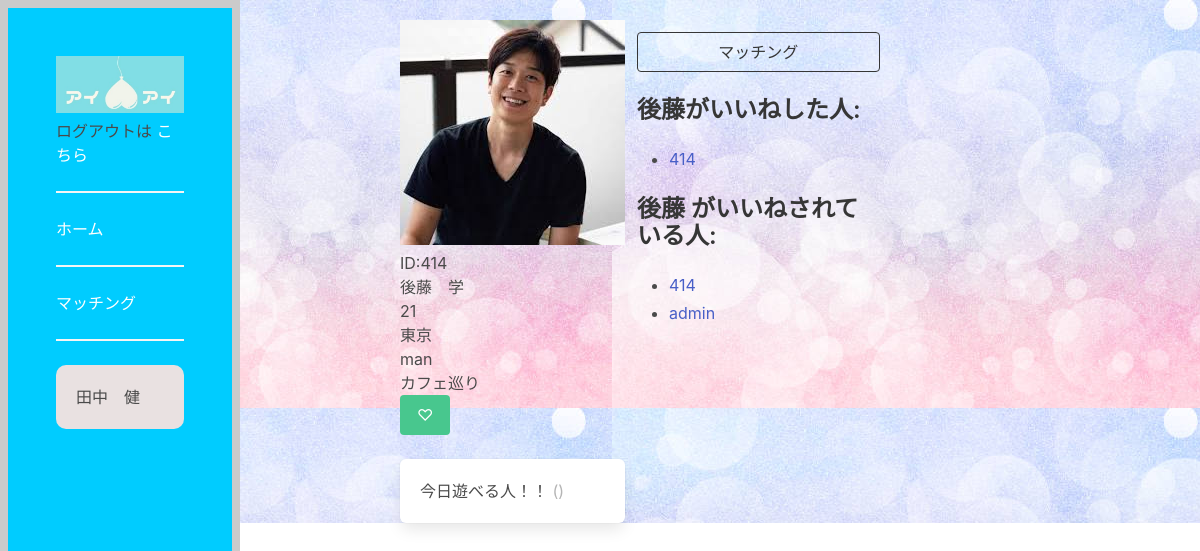
Screenshot of /profile/28 (signed in) with the database file from the repository.
### dwitter/models.py (models this page shows, shortened)
class Account(models.Model):
    user = models.OneToOneField(User, on_delete=models.CASCADE)
    last_name = models.CharField(max_length=100)
    first_name = models.CharField(max_length=100)
    account_image = models.ImageField(upload_to="",blank=True)
    category = models.CharField(
        max_length=100,
        choices = CATEGORY,
    )
    area = models.CharField(max_length=100)
    age = models.CharField(max_length=100)
    hobby = models.CharField(max_length=100)

class Profile(models.Model):
    user = models.OneToOneField(User, on_delete=models.CASCADE)
    follows = models.ManyToManyField(
        "self",
        related_name = "followed_by",
        symmetrical= False,
        blank=True
    )
    def __str__(self):
        return self.user.username

class Dweet(models.Model):
    user = models.ForeignKey(
        User, related_name="dweets", on_delete=models.DO_NOTHING
    )
    body = models.CharField(max_length=140)
    created = models.DateTimeField(auto_now_add=True)

### dwitter/views.py (the view, shortened to what this page needs)
# urls.py: path("profile/<int:pk>", views.profile, name="profile"),
@login_required
def profile(request, pk):
    if not hasattr(request.user, 'profile'):
        missing_profile = Profile(user=request.user)
        missing_profile.save()
    profile = Profile.objects.get(pk=pk)
    return render(request, "dwitter/profile.html", {"profile": profile})

### dwitter/templates/dwitter/profile.html (shortened to what this page needs)
{% extends 'base.html' %}
{% block content %}
<div class="flex">
<div class="x">
    <div class="block">
    <div>
        <img src="{{ profile.user.account.account_image.url}}" alt="{{ account.account_image}}" class="card-img-top">
        <p>ID:{{profile.user.username}}</p>
        <p>{{profile.user.account.last_name}}　{{profile.user.account.first_name}}</p>
        <p>{{profile.user.account.age}}</p>
        <p>{{profile.user.account.area}}</p>
        <p>{{profile.user.account.category}}</p>
        <p>{{profile.user.account.hobby}}</p>
    </div>
    <form method="post">
        <div class="buttons has-addons">
        {% if profile in user.profile.follows.all %}
            <button class="button is-danger"
                    name="follow"
                    value="unfollow">
                    💛
            </button>
        {% else %}
            <button class="button is-success"
                    name="follow"
                    value="follow">
                ♡
            </button>
        {% endif %}
        </div>
    </form>
    </div>
    <div class="content">
        {% for dweet in profile.user.dweets.all %}
        <div class="box">
                {{ dweet.body }}
                <span class="is-small has-text-grey-light">
                    ({{ dweet.created_at }})
                </span>
            </div>
        {% endfor %}
    </div>
</div>
<div class="column is-one-third">
    <div class="block">
        <a href="{% url 'profile_list' %}">
            <button class="button is-dark is-outlined is-fullwidth">
                マッチング
            </button>
        </a>
    </div>
    <div class="block">
        <h3 class="title is-4">
            {{profile.user.account.last_name}}がいいねした人:
        </h3>
        <div class="content">
            <ul>
            {% for following in profile.follows.all %}
                <li>
                    <a href="{% url 'profile' following.id %} ">
                        {{ following }}
                    </a>
                </li>
            {% endfor %}
            </ul>
        </div>
    </div>
    <div class="block">
        <h3 class="title is-4">
            {{profile.user.account.last_name}} がいいねされている人:
        </h3>
        <div class="content">
            <ul>
            {% for follower in profile.followed_by.all %}
                <li>
                    <a href="{% url 'profile' follower.id %} ">
                        {{ follower }}
                    </a>
                </li>
            {% endfor %}
            </ul>
        </div>
    </div>
</div>
</div>
{% endblock content %}

### dwitter/templates/base.html (shortened to what this page needs)
{% load static %}
<!DOCTYPE html>
<html lang="en">
<head>
     <link rel="stylesheet"
    href="https://cdn.jsdelivr.net/npm/bulma@0.9.3/css/bulma.min.css">
    <link rel="stylesheet" href="{% static 'css/dwitter.css' %}">
    <link rel="stylesheet" href="{% static 'css/dwitter-pages.css' %}">
</head>
<body>
    <section class=" is-success mb-4">
        <div class="hero-body">
            <img src={% static "css/main_image.jpg" %}>
            <p> ログアウトは
                <a href="{% url 'Logout' %}">こちら</a> <br>
                <hr>
                <a href="{% url 'dashboard' %}">ホーム</a> <br>
                <hr>
                <a href="{% url 'profile_list' %}">マッチング</a> <br>
                <hr>
            </p>
                <p class="login__user">{{user.account.last_name}}　{{user.account.first_name}}</p>
        </div>
        <div class="containera">
            <div class="">
                {% block content %}
                {% endblock content %}
            </div>
        </div>
</body>
</html>

### static/css/dwitter.css (style rules this page uses)
body { background-image: url(../css/BackGroundSample.jpg); }
.hero-body { height: 100%; width: 20%; background-color: #00CCFF; box-sizing: border-box; border: 8px solid rgb(203, 203, 203); position: fixed; }
.hero-body a { color: #fff; }
.containera { height: 100%; padding-left: 25em; }
.login__user { padding: 20px; border-radius: 10px; background-color: rgb(233, 225, 225); }

### static/css/dwitter-pages.css (style rules this page uses)
.flex { display: flex; flex-wrap: wrap; padding-top: 20px; }

### rows the page displays
Profile: user.account.account_image (picture), user.username "414", user.account.last_name "後藤", user.account.first_name "学", user.account.age "21", user.account.area "東京", user.account.category "man", user.account.hobby "カフェ巡り"
Dweet: body "今日遊べる人！！"
Profile: user.username "admin"

### other values shown
{{ user.account.last_name }} "田中"
{{ user.account.first_name }} "健"
